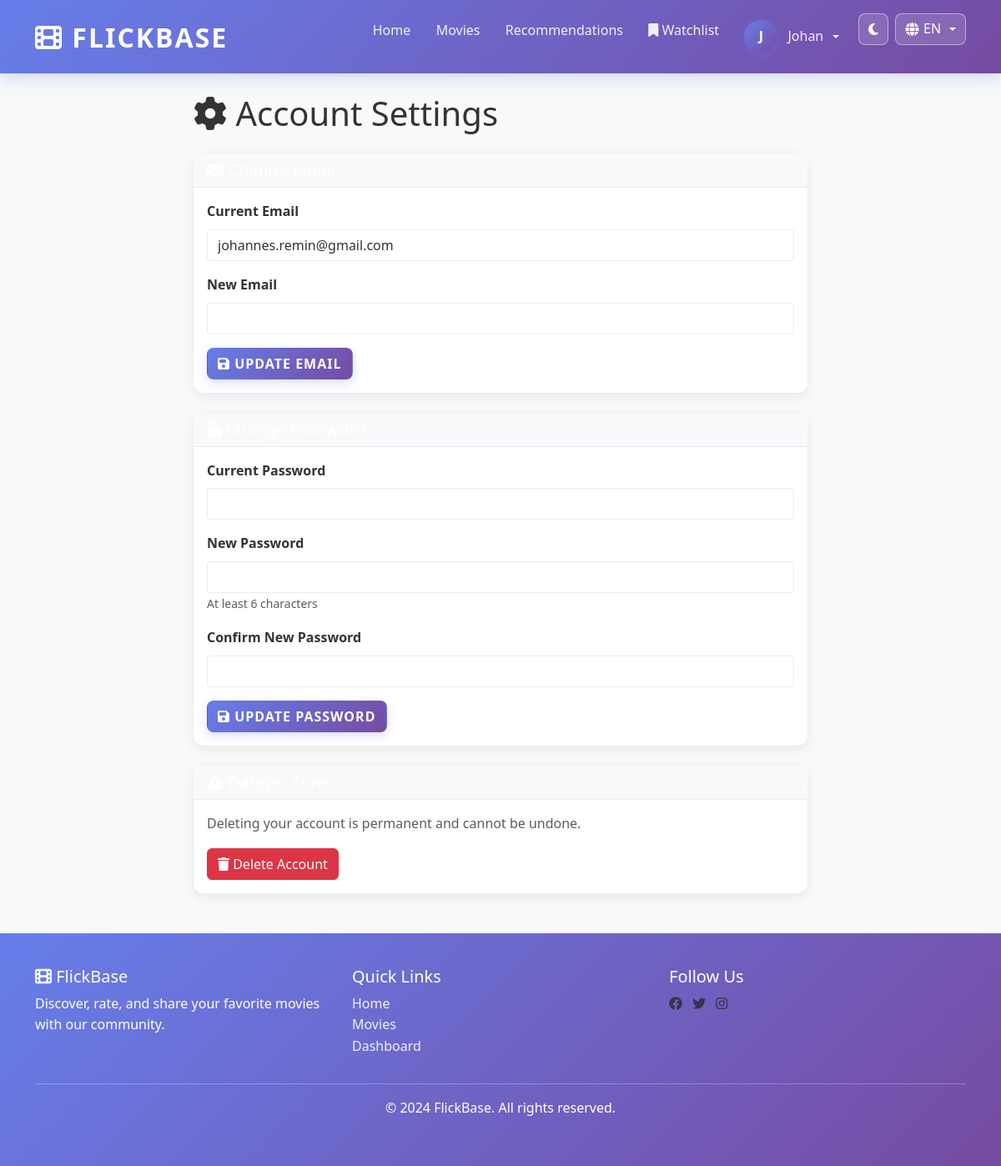
Screenshot of /user/settings (signed in) with the database file from the repository.
### app/models.py (models this page shows, shortened)
class User(UserMixin, db.Model):
    __tablename__ = 'users'
    id = db.Column(db.Integer, primary_key=True)
    username = db.Column(db.String(80), unique=True, nullable=False, index=True)
    email = db.Column(db.String(120), unique=True, nullable=False, index=True)
    password_hash = db.Column(db.String(255), nullable=False)
    is_admin = db.Column(db.Boolean, default=False)
    created_at = db.Column(db.DateTime, default=utcnow)
    updated_at = db.Column(db.DateTime, default=utcnow, onupdate=utcnow)
    ratings = db.relationship('Rating', backref='user', lazy=True, cascade='all, delete-orphan')
    watchlist = db.relationship('Watchlist', backref='user', lazy=True, cascade='all, delete-orphan')

### app/routes/user.py (the view)
@user_bp.route('/settings')
@login_required
def settings():
    return render_template('user/settings.html')

### app/i18n.py (called while the page is built)
def get_current_language():
    selected = session.get('lang')
    return selected if selected in SUPPORTED_LANGUAGES else 'en'

def translate(key, lang=None):
    current_lang = lang or get_current_language()
    entry = TRANSLATIONS.get(key, {})
    return entry.get(current_lang) or entry.get('en') or key

### app/templates/user/settings.html (shortened to what this page needs)
{% extends "base.html" %}
{% block content %}
<div class="row">
    <div class="col-md-8 offset-md-2">
        <h1 class="mb-4"><i class="fas fa-cog"></i> {{ t('settings.title') }}</h1>
        <div class="card mb-4">
            <div class="card-header bg-primary text-white">
                <h5 class="mb-0"><i class="fas fa-envelope"></i> {{ t('settings.change_email') }}</h5>
            </div>
            <div class="card-body">
                <form method="POST" action="{{ url_for('user.update_email') }}">
                    <div class="mb-3">
                        <label class="form-label">{{ t('settings.current_email') }}</label>
                        <input type="text" class="form-control" value="{{ current_user.email }}" disabled>
                    </div>
                    <div class="mb-3">
                        <label class="form-label" for="email">{{ t('settings.new_email') }}</label>
                        <input type="email" class="form-control" id="email" name="email" required>
                    </div>
                    <button type="submit" class="btn btn-primary">
                        <i class="fas fa-save"></i> {{ t('settings.update_email') }}
                    </button>
                </form>
            </div>
        </div>
        <div class="card mb-4">
            <div class="card-header bg-primary text-white">
                <h5 class="mb-0"><i class="fas fa-lock"></i> {{ t('settings.change_password') }}</h5>
            </div>
            <div class="card-body">
                <form method="POST" action="{{ url_for('user.update_password') }}">
                    <div class="mb-3">
                        <label class="form-label" for="current_password">{{ t('settings.current_password') }}</label>
                        <input type="password" class="form-control" id="current_password" name="current_password" required>
                    </div>
                    <div class="mb-3">
                        <label class="form-label" for="new_password">{{ t('settings.new_password') }}</label>
                        <input type="password" class="form-control" id="new_password" name="new_password" required minlength="6">
                        <small class="form-text text-muted">{{ t('settings.password_hint') }}</small>
                    </div>
                    <div class="mb-3">
                        <label class="form-label" for="confirm_password">{{ t('settings.confirm_new_password') }}</label>
                        <input type="password" class="form-control" id="confirm_password" name="confirm_password" required minlength="6">
                    </div>
                    <button type="submit" class="btn btn-primary">
                        <i class="fas fa-save"></i> {{ t('settings.update_password') }}
                    </button>
                </form>
            </div>
        </div>
        <div class="card border-danger">
            <div class="card-header bg-danger text-white">
                <h5 class="mb-0"><i class="fas fa-exclamation-triangle"></i> {{ t('settings.danger_zone') }}</h5>
            </div>
            <div class="card-body">
                <p class="text-muted">{{ t('settings.delete_warning') }}</p>
                <button class="btn btn-danger" type="button" data-bs-toggle="modal" data-bs-target="#deleteAccountModal">
                    <i class="fas fa-trash"></i> {{ t('settings.delete_account') }}
                </button>
            </div>
        </div>
    </div>
</div>
{% endblock %}

### app/templates/base.html (shortened to what this page needs)
<!DOCTYPE html>
<html lang="{{ current_lang or 'en' }}" data-bs-theme="light">
<head>
    <link href="https://cdn.jsdelivr.net/npm/bootstrap@5.3.0/dist/css/bootstrap.min.css" rel="stylesheet">
    <link rel="stylesheet" href="https://cdnjs.cloudflare.com/ajax/libs/font-awesome/6.4.0/css/all.min.css">
    <link rel="stylesheet" href="{{ url_for('static', filename='css/dark-mode.css') }}">
</head>
<body>
    <nav class="navbar navbar-expand-lg navbar-light sticky-top">
        <div class="container">
            <a class="navbar-brand" href="{{ url_for('movie.home') }}">
                <i class="fas fa-film"></i> FlickBase
            </a>
            <div class="collapse navbar-collapse" id="navbarNav">
                <ul class="navbar-nav ms-auto">
                    <li class="nav-item">
                        <a class="nav-link" href="{{ url_for('movie.home') }}">{{ t('nav.home') }}</a>
                    </li>
                    <li class="nav-item">
                        <a class="nav-link" href="{{ url_for('movie.movies') }}">{{ t('nav.movies') }}</a>
                    </li>
                    {% if current_user.is_authenticated %}
                        <li class="nav-item">
                            <a class="nav-link" href="{{ url_for('movie.recommendations') }}">{{ t('nav.recommendations') }}</a>
                        </li>
                        <li class="nav-item">
                            <a class="nav-link" href="{{ url_for('movie.watchlist') }}">
                                <i class="fas fa-bookmark"></i> {{ t('nav.watchlist') }}
                            </a>
                        </li>
                        <li class="nav-item dropdown">
                            <a class="nav-link dropdown-toggle" href="#" id="userDropdown" role="button" data-bs-toggle="dropdown">
                                <div class="avatar">{{ current_user.username[0].upper() }}</div>
                                {{ current_user.username }}
                            </a>
                        </li>
                    {% endif %}
                    <li class="nav-item ms-2">
                        <button id="themeToggleBtn" class="theme-toggle-btn" type="button" title="{{ t('nav.theme') }}" aria-label="{{ t('nav.theme') }}">
                            <i class="fas fa-moon"></i>
                        </button>
                    </li>
                    <li class="nav-item dropdown ms-2">
                        <button class="lang-switch-btn dropdown-toggle" data-bs-toggle="dropdown" aria-expanded="false" title="{{ t('nav.language') }}">
                            <i class="fas fa-globe"></i> {{ current_lang|upper }}
                        </button>
                    </li>
                </ul>
            </div>
        </div>
    </nav>
    <main class="container my-4">
        {% block content %}{% endblock %}
    </main>
    <footer class="footer mt-5">
        <div class="container">
            <div class="row">
                <div class="col-md-4">
                    <h5><i class="fas fa-film"></i> FlickBase</h5>
                    <p>{{ t('footer.description') }}</p>
                </div>
                <div class="col-md-4">
                    <h5>{{ t('footer.quick_links') }}</h5>
                    <ul class="list-unstyled">
                        <li><a href="{{ url_for('movie.home') }}">{{ t('nav.home') }}</a></li>
                        <li><a href="{{ url_for('movie.movies') }}">{{ t('nav.movies') }}</a></li>
                        {% if current_user.is_authenticated %}
                            <li><a href="{{ url_for('user.dashboard') }}">{{ t('nav.dashboard') }}</a></li>
                        {% endif %}
                    </ul>
                </div>
                <div class="col-md-4">
                    <h5>{{ t('footer.follow_us') }}</h5>
                    <a href="#" class="text-muted me-2"><i class="fab fa-facebook"></i></a>
                    <a href="#" class="text-muted me-2"><i class="fab fa-twitter"></i></a>
                    <a href="#" class="text-muted me-2"><i class="fab fa-instagram"></i></a>
                </div>
            </div>
            <hr class="bg-light">
            <div class="text-center">
                <p>&copy; 2024 FlickBase. {{ t('footer.rights') }}</p>
            </div>
        </div>
    </footer>
</body>
</html>

### app/static/css/dark-mode.css (style rules this page uses)
:root { --theme-accent: #667eea; --theme-accent-2: #764ba2; --theme-danger: #e74c3c; --theme-warning: #fbbf24; --theme-success: #48bb78; }
html[data-bs-theme="light"] { --app-bg: #f8f9fa; --app-text: #333333; --app-surface: #ffffff; --app-border: #e9ecef; --app-muted: #6c757d; --app-navbar: linear-gradient(135deg, #667eea 0%, #764ba2 100%); }
html[data-bs-theme] body { background-color: var(--app-bg); color: var(--app-text); }
html[data-bs-theme] .navbar { background: var(--app-navbar) !important; }
html[data-bs-theme] .card, html[data-bs-theme] .dropdown-menu, html[data-bs-theme] .modal-content, html[data-bs-theme] .list-group-item, html[data-bs-theme] .table, html[data-bs-theme] .alert { background-color: var(--app-surface); color: var(--app-text); border-color: var(--app-border); }
html[data-bs-theme] .card-header, html[data-bs-theme] .card-footer, html[data-bs-theme] .table > :not(caption) > * > * { background-color: color-mix(in srgb, var(--app-surface) 90%, var(--app-border)); border-color: var(--app-border); color: var(--app-text); }
html[data-bs-theme] .form-control, html[data-bs-theme] .form-select, html[data-bs-theme] .input-group-text { background-color: var(--app-surface) !important; color: var(--app-text) !important; border-color: var(--app-border) !important; }
html[data-bs-theme] .form-control::placeholder { color: var(--app-muted); }
.theme-toggle-btn { border: 1px solid rgba(255, 255, 255, 0.45); color: #ffffff; background: rgba(255, 255, 255, 0.14); border-radius: 8px; height: 38px; padding: 0 0.7rem; display: inline-flex; align-items: center; justify-content: center; transition: all 0.2s ease; }

### app/templates/base.html (style rules this page uses)
:root { --primary-color: #667eea; --secondary-color: #764ba2; --success-color: #48bb78; --danger-color: #e74c3c; --warning-color: #fbbf24; --info-color: #4299e1; }
body { font-family: 'Segoe UI', Tahoma, Geneva, Verdana, sans-serif; background-color: #f8f9fa; color: #333333; line-height: 1.6; text-rendering: optimizeLegibility; }
.navbar { background: linear-gradient(135deg, #667eea 0%, #764ba2 100%) !important; box-shadow: 0 6px 18px rgba(102, 126, 234, 0.25); padding: 0.85rem 0; }
.navbar-brand { font-weight: 800; font-size: 2rem; letter-spacing: 2px; color: #ffffff !important; text-transform: uppercase; }
.nav-link { color: rgba(255, 255, 255, 0.9) !important; border-radius: 8px; padding: 0.5rem 0.75rem !important; margin: 0 0.2rem; transition: all 0.2s ease; }
.card { border: none; border-radius: 12px; box-shadow: 0 4px 14px rgba(0, 0, 0, 0.08); transition: transform 0.3s ease, box-shadow 0.3s ease; background-color: #ffffff !important; color: #333333; }
.card-body { color: #333333; }
.card-header { background-color: #f8f9fa !important; border-bottom: 1px solid #e9ecef; color: #333333; }
.btn-primary { background: linear-gradient(135deg, #667eea 0%, #764ba2 100%); border-color: transparent; text-transform: uppercase; font-weight: 600; letter-spacing: 1px; color: white !important; border-radius: 8px; box-shadow: 0 4px 12px rgba(102, 126, 234, 0.25); }
.form-control, .form-select { background-color: #ffffff !important; color: #333333 !important; border: 1px solid #dee2e6 !important; border-radius: 4px; }
.form-label { color: #333333; font-weight: 600; }
.footer { background: linear-gradient(135deg, #667eea 0%, #764ba2 100%); color: white; padding: 2.5rem 0; margin-top: 3rem; }
.footer a { color: rgba(255, 255, 255, 0.9); text-decoration: none; }
.lang-switch-btn { border: 1px solid rgba(255, 255, 255, 0.45); color: #ffffff; background: rgba(255, 255, 255, 0.14); border-radius: 8px; height: 38px; padding: 0 0.7rem; display: inline-flex; align-items: center; gap: 0.35rem; justify-content: center; transition: all 0.2s ease; }
.avatar { width: 40px; height: 40px; border-radius: 50%; background: linear-gradient(135deg, #667eea 0%, #764ba2 100%); display: flex; align-items: center; justify-content: center; color: white; font-weight: 600; box-shadow: 0 3px 10px rgba(102, 126, 234, 0.3); margin-right: 0.35rem; }
#userDropdown { display: inline-flex; align-items: center; gap: 0.4rem; }

### rows the page displays
User: username "J", username "Johan", email "johannes.remin@gmail.com"

### other values shown
{{ t('nav.home') }} "Home"
{{ t('nav.movies') }} "Movies"
{{ t('nav.recommendations') }} "Recommendations"
{{ t('nav.watchlist') }} "Watchlist"
{{ current_lang|upper }} "EN"
{{ t('settings.title') }} "Account Settings"
{{ t('settings.current_email') }} "Current Email"
{{ t('settings.new_email') }} "New Email"
{{ t('settings.update_email') }} "UPDATE EMAIL"
{{ t('settings.current_password') }} "Current Password"
{{ t('settings.new_password') }} "New Password"
{{ t('settings.password_hint') }} "At least 6 characters"
{{ t('settings.confirm_new_password') }} "Confirm New Password"
{{ t('settings.update_password') }} "UPDATE PASSWORD"
{{ t('settings.delete_warning') }} "Deleting your account is permanent and cannot be undone."
